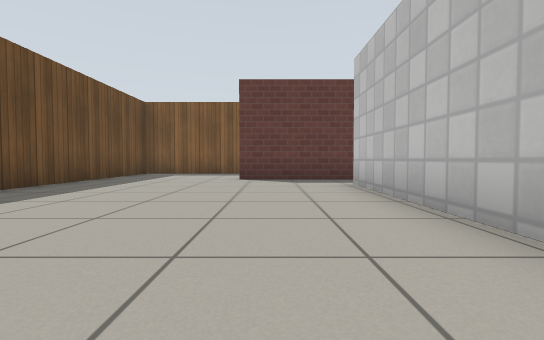
view 1 (above)

12 first-person views from a walk through a Gazebo world. The camera is 0.5 m above the floor, tilts 2° down and sees 85° across. The floor is counted in squares, 1 m on a side. Each view is taken from the middle of a square. On the plan, view 1 faces up. The plan holds only what a view shows up to about 9 squares ahead; the rest is blank. Simple patterns stand in for the simulator's built-in surfaces.

view 2
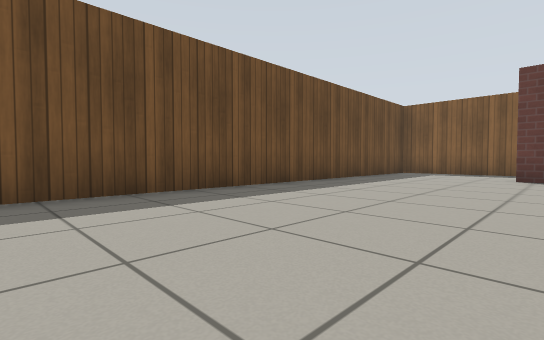

view 3
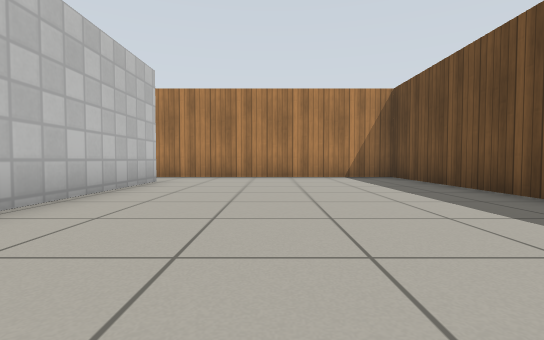

view 4
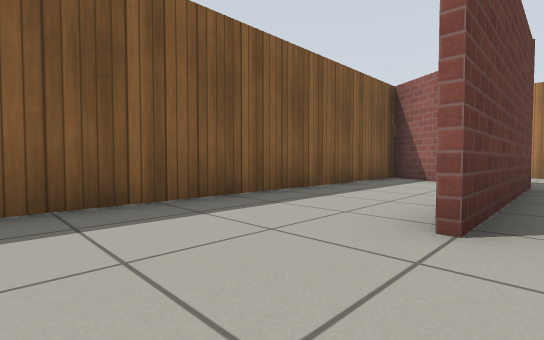

view 5
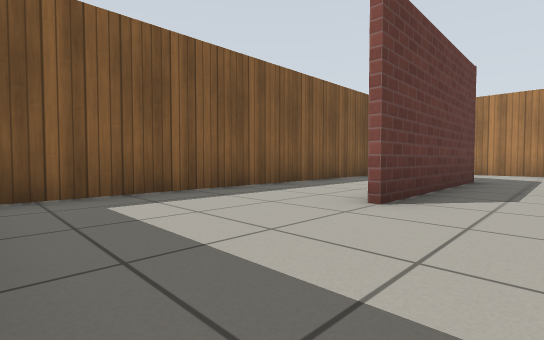

view 6
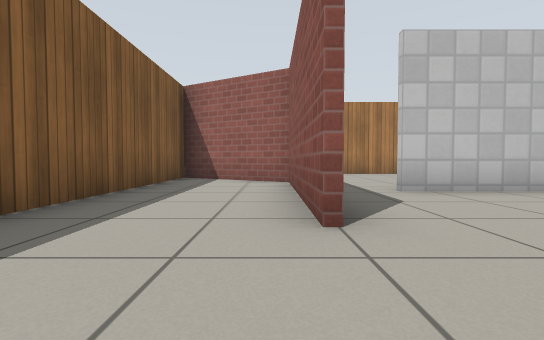

view 7
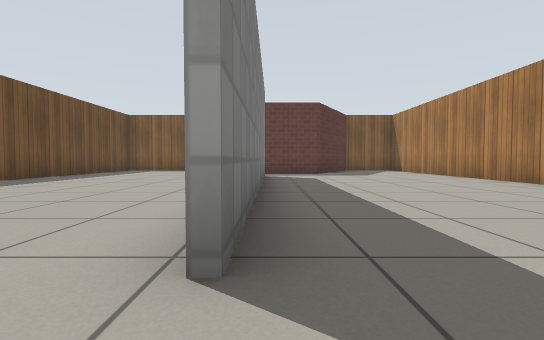

view 8
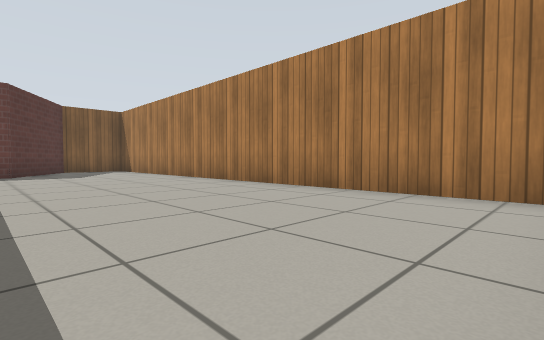

view 9
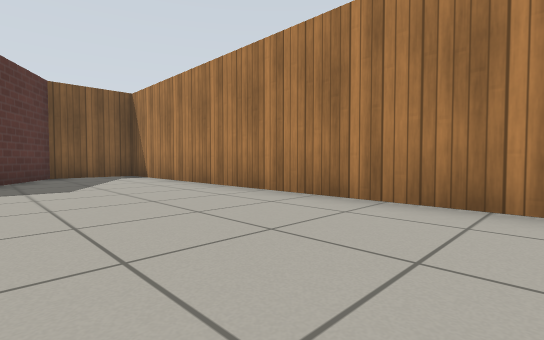

view 10
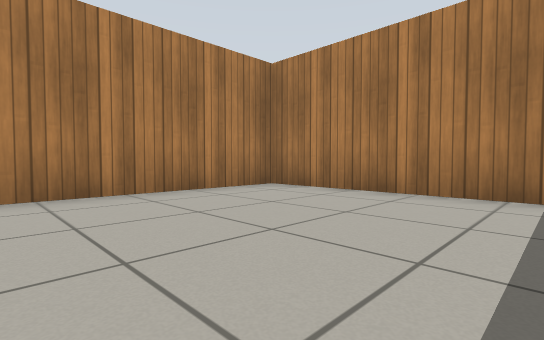

view 11
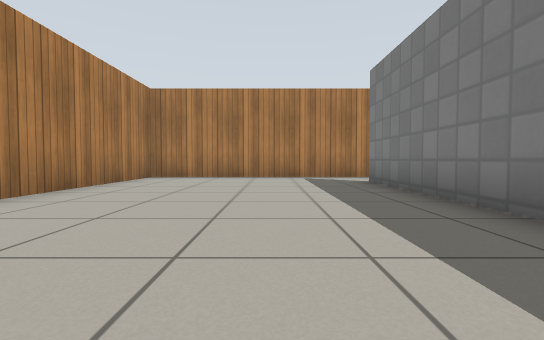

view 12
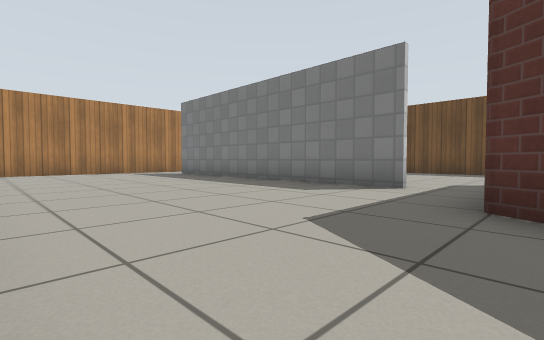

### Floor plan
Points are (right, up) in squares from view 1. A wall is a line through its corners. A room is listed if a view was taken in it or the views show most of it. See-through windows are left out.
Room 1 (views 1, 2, 3, 4, 5, 6)
walls: (-0.9, 7.6) (3.6, 7.6) (5.2, 10.5); (2.1, 7.5) (-0.9, 7.5); (-4.4, 9) (-4.4, -3.4) (1.5, -3.4); (1.6, -1.9) (1.6, 6); (4.9, 10.4) (-3.9, 10.4)
ways out: opening at (2, -2.5) to room 2; gap at (2, 6) to room 2
Room 2 (views 7, 8, 9, 10, 11, 12)
walls: (1.8, 6) (1.8, -1.9); (1.5, -3.4) (7.4, -3.4) (7.4, 10.4) (4.9, 10.4); (5.4, 10.4) (3.6, 7.5) (2.1, 7.5)
ways out: opening at (2, -2.5) to room 1; gap at (2, 6) to room 1

Where each view was taken, in squares from view 1:
view 1: 0 up, 0 right, facing up
view 2: 1 down, 0 right, facing up-left
view 3: 5 up, 1 left, facing down
view 4: 7 up, 3 left, facing up-right
view 5: 6 up, 4 left, facing up-right
view 6: 8 up, 3 left, facing right
view 7: 3 down, 2 right, facing up
view 8: 3 down, 3 right, facing up-right
view 9: 1 up, 4 right, facing up-right
view 10: 1 up, 3 right, facing down-right
view 11: 5 up, 4 right, facing down
view 12: 8 up, 7 right, facing down-left
